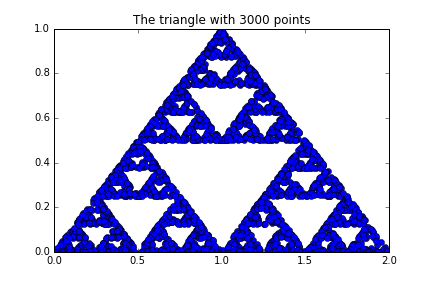

The Python source for this figure:
# -*- coding: utf-8 -*-
"""
Fractals: Sierpinski Triangle

Created on Mon Feb 22 15:26:18 2016

@author: Liu Lixiang
"""

from matplotlib import pyplot as plt
import random


def transformation_1(p):
    x, y = 0.5*p[0], 0.5*p[1]
    return x, y


def transformation_2(p):
    x, y = 0.5*p[0]+0.5, 0.5*p[1]+0.5
    return x, y


def transformation_3(p):
    x, y = 0.5*p[0]+1, 0.5*p[1]
    return x, y


def get_index(probability):
    r = random.random()
    c_probability = 0
    sum_probability = []
    for p in probability:
        c_probability += p
        sum_probability.append(c_probability)
    for item, sp in enumerate(sum_probability):
        if r <= sp:
            return item
    return len(probability) - 1


def transform(p):
    transformations = [transformation_1, transformation_2, transformation_3]
    probability = [1/3, 1/3, 1/3]
    tindex = get_index(probability)
    t = transformations[tindex]
    x, y = t(p)
    return x, y


def draw_triangle(n):
    x, y = [0], [0]
    x1, y1 = 0, 0
    for i in range(n):
        x1, y1 = transform((x1, y1))
        x.append(x1)
        y.append(y1)
    return x, y


if __name__ == '__main__':
    n = int(input('Please input the number:'))
    x, y = draw_triangle(n)
    plt.plot(x, y, 'o')
    plt.title('The triangle with {0} points'.format(n))
    plt.savefig('fractals_sierpinski_triangle.png')
    plt.show()
